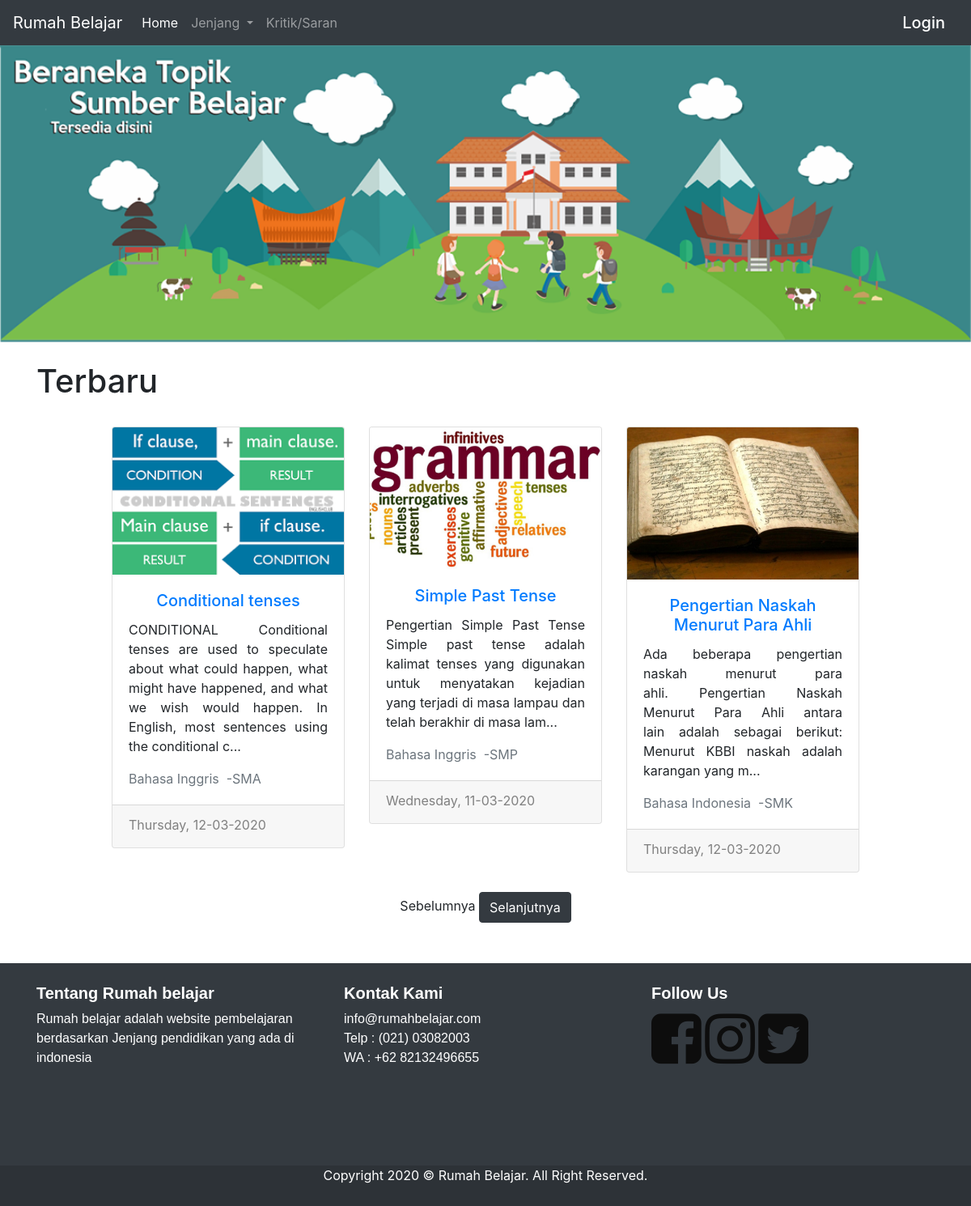
The page / on the database its author committed.
### tables this page shows
CREATE TABLE `tambah` (
  `id` int(11) NOT NULL,
  `judul` varchar(50) NOT NULL,
  `deskripsi` mediumtext NOT NULL,
  `jenjang` varchar(10) NOT NULL,
  `kelas` varchar(30) NOT NULL,
  `pelajaran` varchar(100) NOT NULL,
  `fileToUpload` varchar(100) NOT NULL,
  `tanggal` varchar(100) NOT NULL
);

### index.php (the view, shortened to what this page needs)
<html lang="en">
  <head>
    <link rel="stylesheet" href="bootstrap/css/bootstrap.min.css">
    <link rel="stylesheet" href="https://cdnjs.cloudflare.com/ajax/libs/font-awesome/4.7.0/css/font-awesome.min.css">
  </head>
  <body>
<section class="atas" id="atas">
<nav class="navbar navbar-expand-lg navbar-dark bg-dark">
  <a class="navbar-brand" href="#">Rumah Belajar</a>
  <div class="collapse navbar-collapse" id="navbarSupportedContent">
    <ul class="navbar-nav mr-auto">
      <li class="nav-item active">
        <a class="nav-link" href="#">Home <span class="sr-only">(current)</span></a>
      </li>
      <li class="nav-item dropdown">
        <a class="nav-link dropdown-toggle" href="#" id="navbarDropdown" role="button" data-toggle="dropdown" aria-haspopup="true" aria-expanded="false">
          Jenjang
        </a>
      </li>
      <li class="nav-item ">
        <a class="nav-link" href="contact.php">Kritik/Saran</a>
      </li>
    </ul>
     <?php
                          if (isset($_SESSION['username'])) {
                            echo '<a href="Login/logout.php" class="navbar-brand mb-0 h1 inline">Logout</a>';
                          }else{
                            echo '<a href="Login/index.php" class="navbar-brand mb-0 h1 inline">Login</a>';
                          }
                           ?>
  </div>
</nav>
</section>
<img src="admin/gambar/banner.png" width="100%">
<section class="tengah" id="tengah">
  <div class="container">
    <br>
    <h1>Terbaru</h1>
    <br>
    <div class="row justify-content-center">
      <div class="row justify-content-center">
        <?php
        include("koneksi.php");
        $per_laman= 3;
        $laman_sekarang = 1;
        $total_data = mysqli_num_rows(mysqli_query($koneksi,"SELECT * FROM tambah ORDER BY id DESC"));
        $total_laman = ceil($total_data/$per_laman);
        $awal = ($laman_sekarang - 1) * $per_laman;
        $sql = mysqli_query($koneksi, "SELECT * FROM tambah ORDER BY id DESC limit $per_laman OFFSET $awal");
        while($data = mysqli_fetch_array($sql)){
        ?>
    <div class="col-md text-center ">
      <div class="card" style="width: 18rem;">
        <img src="admin/gambar/<?php echo $data['fileToUpload']; ?>" class="card-img-top" alt="...">
  <div class="card-body">
    <center><h5 class="card-title"><a href="detail.php?id=<?php echo $data['id']; ?>"><?php echo $data['judul']; ?></a></h5></center>
    <p class="card-text" id="text" ><?php
                                $string = $data['deskripsi'];
                                if(strlen($string) > 200) $string = substr($string, 0, 200).'...';
                                echo strip_tags($string); ?></p>
    <p class="card-text" style="float: left"><large class="text-muted"><?php echo $data['pelajaran']; ?>&nbsp;&nbsp;-<?php echo $data['jenjang']; ?></large></p>
  </div>
  <div class="card-footer"><p class="tanggal" style="float: left"><?php echo $data['tanggal']; ?></p></div>
</div>
    </div>
    <?php
              }
              ?>
    </div>
  </div>
  <br>
<?php
  if (isset($total_laman)) {
   ?>
   <?php if ($total_laman > 1) {
     ?>
      <center>
        <?php if ($laman_sekarang > 1) {
         ?>
        <a href="index.php?laman=<?php echo $laman_sekarang - 1 ?>" class="btn btn-dark" aria-label="Sebelumnya">
        <span>Sebelumnya</span>
        </a>
      <?php }else{ ?>
         <span class="disabled">Sebelumnya</span>
    <?php } ?>
    <?php if ($laman_sekarang < $total_laman) {?>
      <a href="index.php?laman=<?php echo $laman_sekarang + 1 ?>" class="btn btn-dark" aria-label="Selanjutnya">
        <span>Selanjutnya</span>
      </a>
    <?php }else{ ?>
        <span class="disabled">Selanjutnya</span>
    <?php } ?>
  <?php } ?>
<?php } ?>
    </div>
</section>
<section id="paling bawah" class="paling bawah">
  <div class="kotak">
    <div class="container">
        <div class="row">
            <div class="col">
                <h5><b>Tentang Rumah belajar</b></h5>
                <p>Rumah belajar adalah website pembelajaran berdasarkan Jenjang pendidikan yang ada di  indonesia</p>
            </div>
            <div class="col">
                <h5><b>Kontak Kami</b></h5>
                <p>info@rumahbelajar.com<br> Telp : (021) 03082003 <br> WA : +62 82132496655</p>
            </div>
            <div class="col">
                <h5><b>Follow Us</b></h5>
                <a href=""><i class="fa fa-facebook-square" style="font-size:72px;color: #0d0d0d"></i></a>
                <a href=""><i class="fa fa-instagram" style="font-size:72px;color: #0d0d0d"></i></a>
                <a href=""><i class="fa fa-twitter-square" style="font-size:72px;color: #0d0d0d"></i></a>
            </div>
        </div>
      </div>
    </div>
    <footer>
      <center><p>Copyright 2020 &copy; Rumah Belajar. All Right Reserved.</p></center>
    </footer>
</section>
  </body>
</html>

### index.php (style rules this page uses)
#text { text-align: justify; }
.kotak .container { margin-top: 50px; font-family: arial; }
.kotak { width: 100%; height: 250px; background-color: #343a40 ; color: white; }
.col { margin-top: 25px; }
footer { background-color: #2d3237; color: white; height: 50px; }
.tanggal { color: #808080 ; float: inline; }
.card-footer { padding-bottom: 0px; }

### rows shown on the page
tambah: fileToUpload (picture), judul "Conditional tenses", deskripsi "CONDITIONAL Conditional tenses are used to speculate about what could happen, what might have happened, and what we wish would happen. In English, most sentences using the conditional c...", pelajaran "Bahasa Inggris", jenjang "SMA", tanggal "Thursday, 12-03-2020"
tambah: fileToUpload (picture), judul "Simple Past Tense", deskripsi "Pengertian Simple Past Tense Simple past tense adalah kalimat tenses yang digunakan untuk menyatakan kejadian yang terjadi di masa lampau dan telah berakhir di masa lam...", pelajaran "Bahasa Inggris", jenjang "SMP", tanggal "Wednesday, 11-03-2020"
tambah: fileToUpload (picture), judul "Pengertian Naskah Menurut Para Ahli", deskripsi "Ada beberapa pengertian naskah menurut para ahli. Pengertian Naskah Menurut Para Ahli antara lain adalah sebagai berikut: Menurut KBBI naskah adalah karangan yang m...", pelajaran "Bahasa Indonesia", jenjang "SMK", tanggal "Thursday, 12-03-2020"
